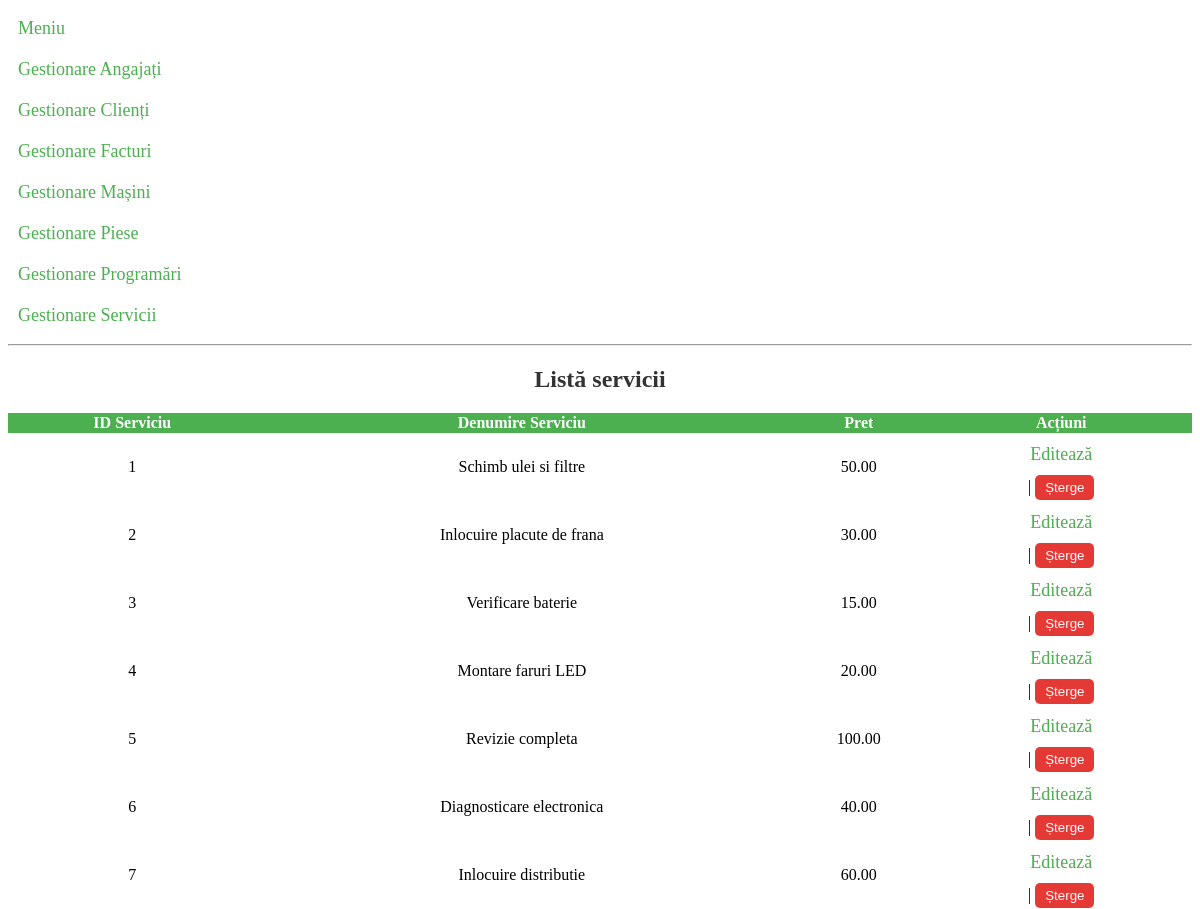
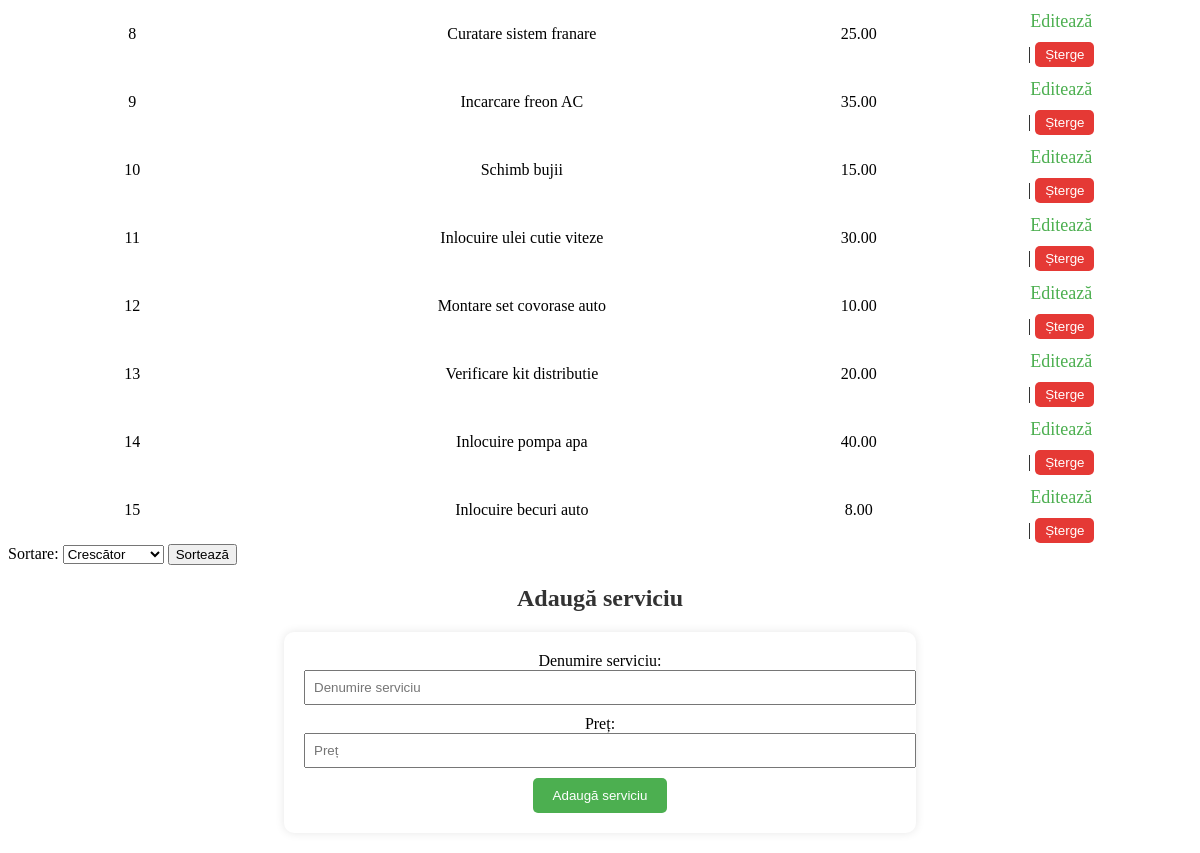
The app's page /?page=GestionareServicii with its own data (2 pictures, top to bottom).
### tables this page shows
CREATE TABLE SERVICII (
  ID_SERVICIU INT NOT NULL PRIMARY KEY,
  DENUMIRE_SERVICIU VARCHAR(50) NOT NULL,
  PRET DECIMAL(10,2) NOT NULL,
  DESCRIERE VARCHAR(255)
);

### GestionareServicii.php (the view, shortened to what this page needs)
<?php
$db = new mysqli("localhost", "root", "", "serviceauto");
function afiseazaServicii($db, $sortOrder = 'ASC') {
    $query = "SELECT * FROM servicii ORDER BY ID_SERVICIU $sortOrder";
    $rezultate = $db->query($query);
    $output = "<h2 style='color: #333; text-align: center;'>Listă servicii</h2>";
    if ($rezultate->num_rows > 0) {
        $output .= "<table style='width: 100%; border-collapse: collapse;'>";
        $output .= "<tr style='background-color: #4CAF50; color: white;'>";
        $output .= "<th>ID Serviciu</th>";
        $output .= "<th>Denumire Serviciu</th>";
        $output .= "<th>Pret</th>";
        $output .= "<th>Acțiuni</th>";
        $output .= "</tr>";
        while ($rand = $rezultate->fetch_assoc()) {
            $output .= "<tr style='text-align: center;'>";
            $output .= "<td>{$rand["ID_SERVICIU"]}</td>";
            $output .= "<td>{$rand["DENUMIRE_SERVICIU"]}</td>";
            $output .= "<td>{$rand["PRET"]}</td>";
            $output .= "<td>";
            $output .= "<a style='color: #4CAF50; text-decoration: none;' href='GestionareServicii.php?action=edit&id={$rand["ID_SERVICIU"]}'>Editează</a>";
            $output .= " | ";
            $output .= "<form action='GestionareServicii.php' method='POST' style='display:inline;'>";
            $output .= "<input type='hidden' name='action' value='stergeServiciu'>";
            $output .= "<input type='hidden' name='id_serviciu' value='{$rand["ID_SERVICIU"]}'>";
            $output .= "<button type='submit' style='background-color: #E53935; color: white; border: none; padding: 5px 10px; cursor: pointer; border-radius: 5px;'>Șterge</button>";
            $output .= "</form>";
            $output .= "</td>";
            $output .= "</tr>";
        }
        $output .= "</table>";
    } else {
        $output .= "Nu există servicii în baza de date.";
    }
    return $output;
}
$sortOrder = 'ASC';
echo afiseazaServicii($db, $sortOrder);
?>
<form method="get" action="GestionareServicii.php">
    <label for="sortOrder">Sortare:</label>
    <select name="sortOrder">
        <option value="ASC" <?php echo ($sortOrder == 'ASC') ? 'selected' : ''; ?>>Crescător</option>
    </select>
    <input type="submit" value="Sortează">
</form>
<h2 style="color: #333; text-align: center;">Adaugă serviciu</h2>
<form action="" method="post" style="width: 50%; text-align: center; margin: 20px auto; background-color: #fff; padding: 20px; border-radius: 10px; box-shadow: 0 0 10px rgba(0, 0, 0, 0.1);">
    <label for="denumire_serviciu">Denumire serviciu:</label>
    <input type="text" name="denumire_serviciu" placeholder="Denumire serviciu" required style="width: 100%; padding: 8px; margin-bottom: 10px;">
    <label for="pret">Preț:</label>
    <input type="text" name="pret" placeholder="Preț" required style="width: 100%; padding: 8px; margin-bottom: 10px;">
    <input type="submit" value="Adaugă serviciu" style="background-color: #4CAF50; color: white; border: none; padding: 10px 20px; cursor: pointer; border-radius: 5px;">
</form>

### index.php (style rules this page uses)
a { text-decoration: none; color: #4CAF50; font-size: 18px; padding: 10px; display: block; }

### records on screen
servicii: ID_SERVICIU "1", DENUMIRE_SERVICIU "Schimb ulei si filtre", PRET "50.00", value "|"
servicii: ID_SERVICIU "2", DENUMIRE_SERVICIU "Inlocuire placute de frana", PRET "30.00", value "|"
servicii: ID_SERVICIU "3", DENUMIRE_SERVICIU "Verificare baterie", PRET "15.00", value "|"
servicii: ID_SERVICIU "4", DENUMIRE_SERVICIU "Montare faruri LED", PRET "20.00", value "|"
servicii: ID_SERVICIU "5", DENUMIRE_SERVICIU "Revizie completa", PRET "100.00", value "|"
servicii: ID_SERVICIU "6", DENUMIRE_SERVICIU "Diagnosticare electronica", PRET "40.00", value "|"
servicii: ID_SERVICIU "7", DENUMIRE_SERVICIU "Inlocuire distributie", PRET "60.00", value "|"
servicii: ID_SERVICIU "8", DENUMIRE_SERVICIU "Curatare sistem franare", PRET "25.00", value "|"
servicii: ID_SERVICIU "9", DENUMIRE_SERVICIU "Incarcare freon AC", PRET "35.00", value "|"
servicii: ID_SERVICIU "10", DENUMIRE_SERVICIU "Schimb bujii", PRET "15.00", value "|"
servicii: ID_SERVICIU "11", DENUMIRE_SERVICIU "Inlocuire ulei cutie viteze", PRET "30.00", value "|"
servicii: ID_SERVICIU "12", DENUMIRE_SERVICIU "Montare set covorase auto", PRET "10.00", value "|"
servicii: ID_SERVICIU "13", DENUMIRE_SERVICIU "Verificare kit distributie", PRET "20.00", value "|"
servicii: ID_SERVICIU "14", DENUMIRE_SERVICIU "Inlocuire pompa apa", PRET "40.00", value "|"
servicii: ID_SERVICIU "15", DENUMIRE_SERVICIU "Inlocuire becuri auto", PRET "8.00", value "|"
